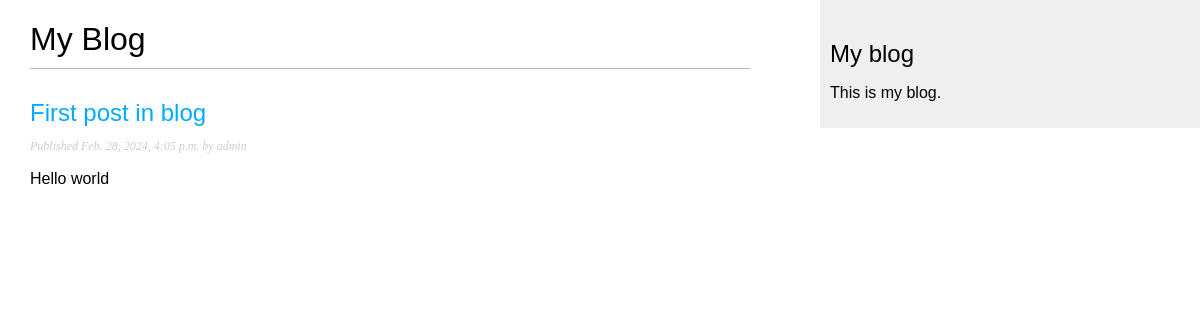
/blog/, run on an earlier commit of the app's database.
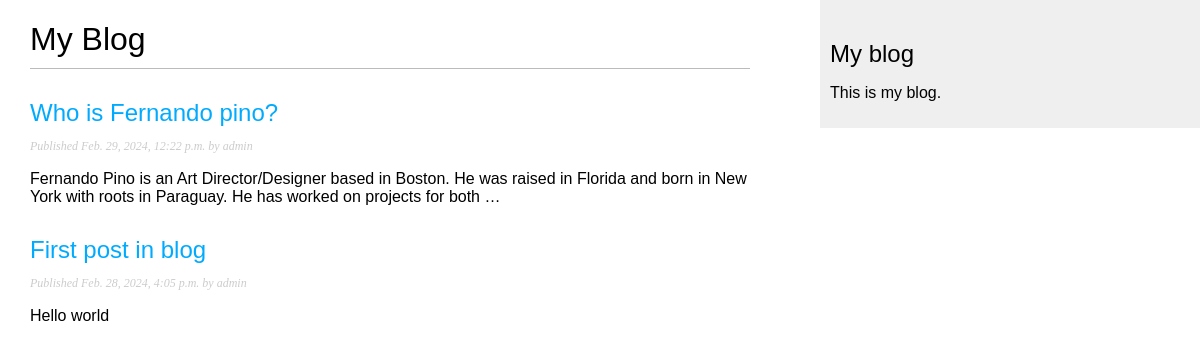
And on a later commit of the database.
### blog/models.py (models this page shows, shortened)
class Post(models.Model):
    class Status(models.TextChoices):
        DRAFT = 'DF', 'Draft'
        PUBLISHED = 'PB', 'Published'
    title = models.CharField(max_length=250)
    slug = models.SlugField(max_length=250)
    author = models.ForeignKey(User, on_delete=models.CASCADE, related_name='blog_posts')
    body = models.TextField()
    publish = models.DateTimeField(default=timezone.now)
    created = models.DateTimeField(auto_now_add=True)
    updated = models.DateTimeField(auto_now=True)
    status = models.CharField(max_length=2, choices=Status.choices, default=Status.DRAFT)
    objects = models.Manager()
    published = PublishedManager()
    class Meta:
        ordering = ['-publish']
        indexes = [
            models.Index(fields=['-publish'])
        ]

### blog/views.py (the view)
# urls.py: path('', views.post_list, name='post_list'),
def post_list(request):
    posts = Post.published.all()
    return render(request,
                  'blog/post/list.html',
                  {'posts': posts})

### blog/models.py (called while the page is built)
    def get_queryset(self):
        return super().get_queryset() \
            .filter(status=Post.Status.PUBLISHED)

### blog/templates/blog/post/list.html (shortened to what this page needs)
{% extends "blog/base.html" %}
{% block content %}
    <h1>My Blog</h1>
    {% for post in posts %}
        <h2>
            <a href="{% url 'blog:post_detail' post.id %}">
                {{ post.title }}
            </a>
        </h2>
        <p class="date">
            Published {{ post.publish }} by {{ post.author }}
        </p>
        {{ post.body|truncatewords:30|linebreaks }}
    {% endfor %}
{% endblock %}

### blog/templates/blog/base.html (shortened to what this page needs)
{% load static %}
<!DOCTYPE html>
<html>
<head>
    <link href="{% static "css/blog.css" %}" rel="stylesheet">
</head>
<body>
    <div id="content">
        {% block content %}
        {% endblock %}
    </div>
    <div id="sidebar">
        <h2>My blog</h2>
        <p>This is my blog.</p>
    </div>
</body>
</html>

### blog/static/css/blog.css (style rules this page uses)
body { margin:0; padding:0; font-family:helvetica, sans-serif; }
a { color:#00abff; text-decoration:none; }
h1 { font-weight:normal; border-bottom:1px solid #bbb; padding:0 0 10px 0; }
h2 { font-weight:normal; margin:30px 0 0; }
#content { float:left; width:60%; padding:0 0 0 30px; }
#sidebar { float:right; width:30%; padding:10px; background:#efefef; height:100%; }
p.date { color:#ccc; font-family: georgia, serif; font-size: 12px; font-style: italic; }

What changed in the data, as far as the page shows it:
added Post: title "Who is Fernando pino?", publish "Feb. 29, 2024, 12:22 p.m.", author "admin", body "Fernando Pino is an Art Director/Designer based in Boston. He was raised in Florida and born in New York with roots in Paraguay. He has worked on projects for both …"
